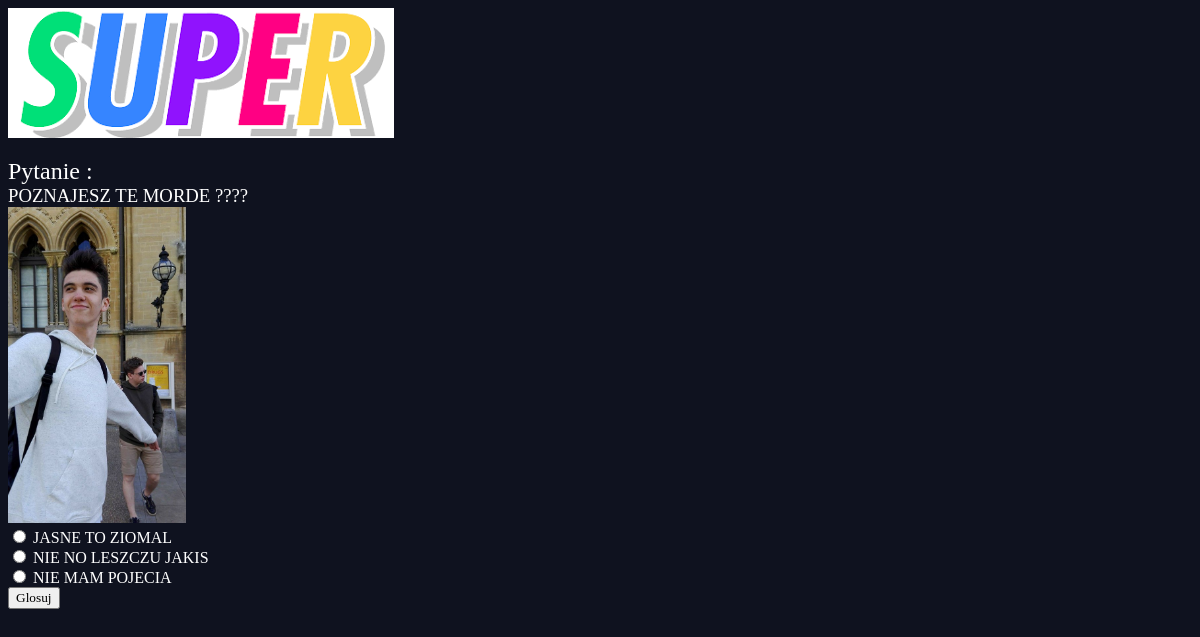
The page /ankieter/12/ on the database its author committed.
### ankieter/models.py (models this page shows, shortened)
class Pytanie(models.Model):
    pytanie_text = models.CharField(max_length=200)
    pub_date = models.DateTimeField('date published')
    pytanie_plik = models.ImageField(default=None, blank=True, null=True)
    class Meta:
        verbose_name = 'Pytanie'
        verbose_name_plural = 'Pytania'

class Wybor(models.Model):
    pytanie = models.ForeignKey(Pytanie, on_delete=models.CASCADE)
    wybor_text = models.CharField(max_length=200, blank=True)
    votes = models.IntegerField(default=0)
    plik = models.ImageField(default=None, blank=True)
    class Meta:
        verbose_name = 'Wybor'
        verbose_name_plural = 'Wybory'

### ankieter/views.py (the view)
# urls.py: path('<int:pk>/', views.SzczegolyView.as_view(), name='szczegoly'),
class SzczegolyView(generic.DetailView):
    model = Pytanie
    template_name = 'ankieter/szczegoly.html'

### ankieter/templates/ankieter/szczegoly.html (shortened to what this page needs)
{% extends 'podstawa.html' %}
{% block content %}
<h2>Pytanie :</h2>
<h3>{{ pytanie.pytanie_text }}</h3>
{% if pytanie.pytanie_plik.url is not None %}
<img src="{{ pytanie.pytanie_plik.url }}"  width="15%" height="15%"/>
{% endif %}
<form action="{% url 'ankieter:glos' pytanie.id %}" method="post">
{% for wybor in pytanie.wybor_set.all %}
    <input type="radio" name="wybor" id="wybor{{ forloop.counter }}" value="{{ wybor.id }}" />
    <label for="wybor{{ forloop.counter }}">{{ wybor.wybor_text}}{% if wybor.plik.url is not None %}<img src="{{ wybor.plik.url }}"  />{% endif %}</label><br />
{% endfor %}
<input type="submit" value="Glosuj" />
</form>
{% endblock %}

### assets/style.css (style rules this page uses)
body { background-color: #0f121f; background-repeat-y:no-repeat; color: #fff; }
body * { font-family: Ubuntu; }
h1, h2, h3, h4, h5 { font-weight: normal; margin: 0; }

### rows shown on the page
Pytanie: pytanie_text "POZNAJESZ TE MORDE ????", pytanie_plik (picture)
Wybor: wybor_text "JASNE TO ZIOMAL"
Wybor: wybor_text "NIE NO LESZCZU JAKIS"
Wybor: wybor_text "NIE MAM POJECIA"
